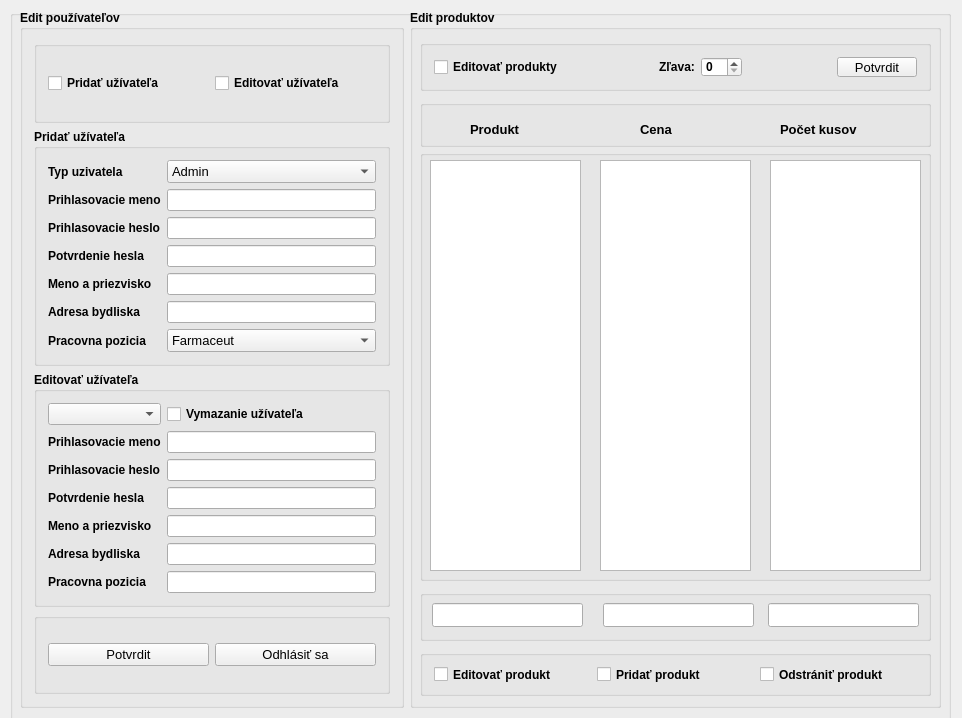
<?xml version="1.0" encoding="UTF-8"?>
<ui version="4.0">
 <class>Admin</class>
 <widget class="QWidget" name="Admin">
  <property name="geometry">
   <rect>
    <x>0</x>
    <y>0</y>
    <width>962</width>
    <height>718</height>
   </rect>
  </property>
  <property name="minimumSize">
   <size>
    <width>962</width>
    <height>718</height>
   </size>
  </property>
  <property name="maximumSize">
   <size>
    <width>962</width>
    <height>718</height>
   </size>
  </property>
  <property name="windowTitle">
   <string>Admin</string>
  </property>
  <widget class="QGroupBox" name="groupBox">
   <property name="geometry">
    <rect>
     <x>10</x>
     <y>10</y>
     <width>941</width>
     <height>722</height>
    </rect>
   </property>
   <property name="font">
    <font>
     <pointsize>9</pointsize>
     <weight>75</weight>
     <bold>true</bold>
    </font>
   </property>
   <property name="title">
    <string/>
   </property>
   <widget class="QGroupBox" name="groupBoxEditProduktov">
    <property name="geometry">
     <rect>
      <x>400</x>
      <y>0</y>
      <width>531</width>
      <height>698</height>
     </rect>
    </property>
    <property name="title">
     <string>Edit produktov</string>
    </property>
    <widget class="QGroupBox" name="groupBox_5">
     <property name="geometry">
      <rect>
       <x>10</x>
       <y>140</y>
       <width>511</width>
       <height>431</height>
      </rect>
     </property>
     <property name="title">
      <string/>
     </property>
     <widget class="QListWidget" name="listLieky">
      <property name="geometry">
       <rect>
        <x>10</x>
        <y>10</y>
        <width>151</width>
        <height>411</height>
       </rect>
      </property>
      <property name="font">
       <font>
        <pointsize>10</pointsize>
        <weight>75</weight>
        <bold>true</bold>
       </font>
      </property>
     </widget>
     <widget class="QListWidget" name="listCena">
      <property name="geometry">
       <rect>
        <x>180</x>
        <y>10</y>
        <width>151</width>
        <height>411</height>
       </rect>
      </property>
      <property name="font">
       <font>
        <pointsize>10</pointsize>
        <weight>75</weight>
        <bold>true</bold>
       </font>
      </property>
     </widget>
     <widget class="QListWidget" name="listKusy">
      <property name="geometry">
       <rect>
        <x>350</x>
        <y>10</y>
        <width>151</width>
        <height>411</height>
       </rect>
      </property>
      <property name="font">
       <font>
        <pointsize>10</pointsize>
        <weight>75</weight>
        <bold>true</bold>
       </font>
      </property>
     </widget>
    </widget>
    <widget class="QGroupBox" name="groupBox_6">
     <property name="geometry">
      <rect>
       <x>10</x>
       <y>640</y>
       <width>511</width>
       <height>46</height>
      </rect>
     </property>
     <property name="title">
      <string/>
     </property>
     <layout class="QHBoxLayout" name="horizontalLayout_4">
      <item>
       <widget class="QCheckBox" name="checkBoxEdit">
        <property name="text">
         <string>Editovať produkt</string>
        </property>
       </widget>
      </item>
      <item>
       <widget class="QCheckBox" name="checkBoxAdd">
        <property name="text">
         <string>Pridať produkt</string>
        </property>
       </widget>
      </item>
      <item>
       <widget class="QCheckBox" name="checkBoxDelete">
        <property name="text">
         <string>Odstrániť produkt</string>
        </property>
       </widget>
      </item>
     </layout>
    </widget>
    <widget class="QGroupBox" name="groupBox_7">
     <property name="geometry">
      <rect>
       <x>10</x>
       <y>580</y>
       <width>511</width>
       <height>51</height>
      </rect>
     </property>
     <property name="title">
      <string/>
     </property>
     <widget class="QLineEdit" name="lineLiek">
      <property name="geometry">
       <rect>
        <x>12</x>
        <y>13</y>
        <width>151</width>
        <height>24</height>
       </rect>
      </property>
      <property name="font">
       <font>
        <pointsize>9</pointsize>
        <weight>50</weight>
        <bold>false</bold>
       </font>
      </property>
     </widget>
     <widget class="QLineEdit" name="lineCena">
      <property name="geometry">
       <rect>
        <x>183</x>
        <y>13</y>
        <width>151</width>
        <height>24</height>
       </rect>
      </property>
      <property name="font">
       <font>
        <pointsize>9</pointsize>
        <weight>50</weight>
        <bold>false</bold>
       </font>
      </property>
     </widget>
     <widget class="QLineEdit" name="lineKusy">
      <property name="geometry">
       <rect>
        <x>348</x>
        <y>13</y>
        <width>151</width>
        <height>24</height>
       </rect>
      </property>
      <property name="font">
       <font>
        <pointsize>9</pointsize>
        <weight>50</weight>
        <bold>false</bold>
       </font>
      </property>
     </widget>
    </widget>
    <widget class="QGroupBox" name="groupBox_4">
     <property name="geometry">
      <rect>
       <x>10</x>
       <y>30</y>
       <width>511</width>
       <height>51</height>
      </rect>
     </property>
     <property name="title">
      <string/>
     </property>
     <layout class="QHBoxLayout" name="horizontalLayout_3">
      <item>
       <widget class="QCheckBox" name="checkEdit_2">
        <property name="text">
         <string>Editovať produkty</string>
        </property>
       </widget>
      </item>
      <item>
       <spacer name="horizontalSpacer_2">
        <property name="orientation">
         <enum>Qt::Horizontal</enum>
        </property>
        <property name="sizeHint" stdset="0">
         <size>
          <width>48</width>
          <height>20</height>
         </size>
        </property>
       </spacer>
      </item>
      <item>
       <widget class="QLabel" name="label_2">
        <property name="font">
         <font>
          <pointsize>9</pointsize>
          <weight>75</weight>
          <bold>true</bold>
         </font>
        </property>
        <property name="text">
         <string>Zľava:</string>
        </property>
       </widget>
      </item>
      <item>
       <widget class="QSpinBox" name="spinBoxZlava">
        <property name="font">
         <font>
          <pointsize>9</pointsize>
          <weight>75</weight>
          <bold>true</bold>
         </font>
        </property>
       </widget>
      </item>
      <item>
       <spacer name="horizontalSpacer">
        <property name="orientation">
         <enum>Qt::Horizontal</enum>
        </property>
        <property name="sizeHint" stdset="0">
         <size>
          <width>48</width>
          <height>20</height>
         </size>
        </property>
       </spacer>
      </item>
      <item>
       <widget class="QPushButton" name="pushPotvrdit_2">
        <property name="font">
         <font>
          <pointsize>10</pointsize>
          <weight>50</weight>
          <bold>false</bold>
         </font>
        </property>
        <property name="text">
         <string>Potvrdit</string>
        </property>
       </widget>
      </item>
     </layout>
    </widget>
    <widget class="QGroupBox" name="groupBox_10">
     <property name="geometry">
      <rect>
       <x>10</x>
       <y>90</y>
       <width>511</width>
       <height>47</height>
      </rect>
     </property>
     <property name="title">
      <string/>
     </property>
     <widget class="QLabel" name="label_15">
      <property name="geometry">
       <rect>
        <x>50</x>
        <y>20</y>
        <width>71</width>
        <height>18</height>
       </rect>
      </property>
      <property name="font">
       <font>
        <pointsize>10</pointsize>
        <weight>75</weight>
        <bold>true</bold>
       </font>
      </property>
      <property name="text">
       <string>Produkt</string>
      </property>
     </widget>
     <widget class="QLabel" name="label_16">
      <property name="geometry">
       <rect>
        <x>220</x>
        <y>20</y>
        <width>51</width>
        <height>18</height>
       </rect>
      </property>
      <property name="font">
       <font>
        <pointsize>10</pointsize>
        <weight>75</weight>
        <bold>true</bold>
       </font>
      </property>
      <property name="text">
       <string>Cena</string>
      </property>
     </widget>
     <widget class="QLabel" name="label_17">
      <property name="geometry">
       <rect>
        <x>360</x>
        <y>20</y>
        <width>111</width>
        <height>18</height>
       </rect>
      </property>
      <property name="font">
       <font>
        <pointsize>10</pointsize>
        <weight>75</weight>
        <bold>true</bold>
       </font>
      </property>
      <property name="text">
       <string>Počet kusov</string>
      </property>
     </widget>
    </widget>
   </widget>
   <widget class="QGroupBox" name="groupBoxEditUsers">
    <property name="geometry">
     <rect>
      <x>10</x>
      <y>0</y>
      <width>384</width>
      <height>698</height>
     </rect>
    </property>
    <property name="title">
     <string>Edit používateľov</string>
    </property>
    <layout class="QGridLayout" name="gridLayout_3">
     <item row="0" column="0">
      <widget class="QGroupBox" name="groupBox_3">
       <property name="title">
        <string/>
       </property>
       <layout class="QHBoxLayout" name="horizontalLayout_2">
        <item>
         <widget class="QCheckBox" name="checkAdd">
          <property name="text">
           <string>Pridať užívateľa</string>
          </property>
         </widget>
        </item>
        <item>
         <widget class="QCheckBox" name="checkEdit">
          <property name="text">
           <string>Editovať užívateľa</string>
          </property>
         </widget>
        </item>
       </layout>
      </widget>
     </item>
     <item row="1" column="0">
      <widget class="QGroupBox" name="groupBoxAdd">
       <property name="font">
        <font>
         <pointsize>9</pointsize>
         <weight>75</weight>
         <bold>true</bold>
        </font>
       </property>
       <property name="title">
        <string>Pridať užívateľa</string>
       </property>
       <layout class="QGridLayout" name="gridLayout">
        <item row="4" column="0">
         <widget class="QLabel" name="label_6">
          <property name="font">
           <font>
            <pointsize>9</pointsize>
            <weight>75</weight>
            <bold>true</bold>
           </font>
          </property>
          <property name="text">
           <string>Meno a priezvisko</string>
          </property>
         </widget>
        </item>
        <item row="1" column="0">
         <widget class="QLabel" name="label_3">
          <property name="font">
           <font>
            <pointsize>9</pointsize>
            <weight>75</weight>
            <bold>true</bold>
           </font>
          </property>
          <property name="text">
           <string>Prihlasovacie meno</string>
          </property>
         </widget>
        </item>
        <item row="2" column="1">
         <widget class="QLineEdit" name="linePassword">
          <property name="font">
           <font>
            <pointsize>9</pointsize>
            <weight>50</weight>
            <bold>false</bold>
           </font>
          </property>
          <property name="echoMode">
           <enum>QLineEdit::Password</enum>
          </property>
         </widget>
        </item>
        <item row="3" column="0">
         <widget class="QLabel" name="label_5">
          <property name="font">
           <font>
            <pointsize>9</pointsize>
            <weight>75</weight>
            <bold>true</bold>
           </font>
          </property>
          <property name="text">
           <string>Potvrdenie hesla</string>
          </property>
         </widget>
        </item>
        <item row="3" column="1">
         <widget class="QLineEdit" name="lineRePassword">
          <property name="font">
           <font>
            <pointsize>9</pointsize>
            <weight>50</weight>
            <bold>false</bold>
           </font>
          </property>
          <property name="echoMode">
           <enum>QLineEdit::Password</enum>
          </property>
         </widget>
        </item>
        <item row="1" column="1">
         <widget class="QLineEdit" name="lineUsername">
          <property name="font">
           <font>
            <pointsize>9</pointsize>
            <weight>50</weight>
            <bold>false</bold>
           </font>
          </property>
         </widget>
        </item>
        <item row="0" column="1">
         <widget class="QComboBox" name="comboTyp">
          <property name="font">
           <font>
            <pointsize>10</pointsize>
            <weight>50</weight>
            <bold>false</bold>
           </font>
          </property>
          <item>
           <property name="text">
            <string>Admin</string>
           </property>
          </item>
          <item>
           <property name="text">
            <string>Zamestnanec</string>
           </property>
          </item>
          <item>
           <property name="text">
            <string>Zakaznik</string>
           </property>
          </item>
         </widget>
        </item>
        <item row="2" column="0">
         <widget class="QLabel" name="label_4">
          <property name="font">
           <font>
            <pointsize>9</pointsize>
            <weight>75</weight>
            <bold>true</bold>
           </font>
          </property>
          <property name="text">
           <string>Prihlasovacie heslo</string>
          </property>
         </widget>
        </item>
        <item row="5" column="1">
         <widget class="QLineEdit" name="lineAdress">
          <property name="font">
           <font>
            <pointsize>9</pointsize>
            <weight>50</weight>
            <bold>false</bold>
           </font>
          </property>
         </widget>
        </item>
        <item row="6" column="0">
         <widget class="QLabel" name="label_8">
          <property name="font">
           <font>
            <pointsize>9</pointsize>
            <weight>75</weight>
            <bold>true</bold>
           </font>
          </property>
          <property name="text">
           <string>Pracovna pozicia</string>
          </property>
         </widget>
        </item>
        <item row="0" column="0">
         <widget class="QLabel" name="label">
          <property name="font">
           <font>
            <pointsize>9</pointsize>
            <weight>75</weight>
            <bold>true</bold>
           </font>
          </property>
          <property name="text">
           <string>Typ uzivatela</string>
          </property>
         </widget>
        </item>
        <item row="5" column="0">
         <widget class="QLabel" name="label_7">
          <property name="font">
           <font>
            <pointsize>9</pointsize>
            <weight>75</weight>
            <bold>true</bold>
           </font>
          </property>
          <property name="text">
           <string>Adresa bydliska</string>
          </property>
         </widget>
        </item>
        <item row="6" column="1">
         <widget class="QComboBox" name="comboStaff">
          <property name="font">
           <font>
            <pointsize>10</pointsize>
            <weight>50</weight>
            <bold>false</bold>
           </font>
          </property>
          <item>
           <property name="text">
            <string>Farmaceut</string>
           </property>
          </item>
          <item>
           <property name="text">
            <string>Laborant</string>
           </property>
          </item>
          <item>
           <property name="text">
            <string>Sanitar</string>
           </property>
          </item>
         </widget>
        </item>
        <item row="4" column="1">
         <widget class="QLineEdit" name="lineName">
          <property name="font">
           <font>
            <pointsize>9</pointsize>
            <weight>50</weight>
            <bold>false</bold>
           </font>
          </property>
         </widget>
        </item>
       </layout>
      </widget>
     </item>
     <item row="2" column="0">
      <widget class="QGroupBox" name="groupBoxEdit">
       <property name="font">
        <font>
         <pointsize>9</pointsize>
         <weight>75</weight>
         <bold>true</bold>
        </font>
       </property>
       <property name="title">
        <string>Editovať užívateľa</string>
       </property>
       <layout class="QGridLayout" name="gridLayout_2">
        <item row="0" column="0">
         <widget class="QComboBox" name="comboName">
          <property name="font">
           <font>
            <pointsize>9</pointsize>
            <weight>50</weight>
            <bold>false</bold>
           </font>
          </property>
         </widget>
        </item>
        <item row="0" column="1">
         <widget class="QCheckBox" name="checkDelete">
          <property name="text">
           <string>Vymazanie užívateľa</string>
          </property>
         </widget>
        </item>
        <item row="1" column="0">
         <widget class="QLabel" name="label_9">
          <property name="font">
           <font>
            <pointsize>9</pointsize>
            <weight>75</weight>
            <bold>true</bold>
           </font>
          </property>
          <property name="text">
           <string>Prihlasovacie meno</string>
          </property>
         </widget>
        </item>
        <item row="1" column="1">
         <widget class="QLineEdit" name="lineUsername_2">
          <property name="font">
           <font>
            <pointsize>9</pointsize>
            <weight>50</weight>
            <bold>false</bold>
           </font>
          </property>
         </widget>
        </item>
        <item row="2" column="0">
         <widget class="QLabel" name="label_10">
          <property name="font">
           <font>
            <pointsize>9</pointsize>
            <weight>75</weight>
            <bold>true</bold>
           </font>
          </property>
          <property name="text">
           <string>Prihlasovacie heslo</string>
          </property>
         </widget>
        </item>
        <item row="2" column="1">
         <widget class="QLineEdit" name="linePassword_2">
          <property name="font">
           <font>
            <pointsize>9</pointsize>
            <weight>50</weight>
            <bold>false</bold>
           </font>
          </property>
          <property name="echoMode">
           <enum>QLineEdit::Password</enum>
          </property>
         </widget>
        </item>
        <item row="3" column="0">
         <widget class="QLabel" name="label_11">
          <property name="font">
           <font>
            <pointsize>9</pointsize>
            <weight>75</weight>
            <bold>true</bold>
           </font>
          </property>
          <property name="text">
           <string>Potvrdenie hesla</string>
          </property>
         </widget>
        </item>
        <item row="3" column="1">
         <widget class="QLineEdit" name="lineRePassword_2">
          <property name="font">
           <font>
            <pointsize>9</pointsize>
            <weight>50</weight>
            <bold>false</bold>
           </font>
          </property>
          <property name="echoMode">
           <enum>QLineEdit::Password</enum>
          </property>
         </widget>
        </item>
        <item row="4" column="0">
         <widget class="QLabel" name="label_12">
          <property name="font">
           <font>
            <pointsize>9</pointsize>
            <weight>75</weight>
            <bold>true</bold>
           </font>
          </property>
          <property name="text">
           <string>Meno a priezvisko</string>
          </property>
         </widget>
        </item>
        <item row="4" column="1">
         <widget class="QLineEdit" name="lineName_2">
          <property name="font">
           <font>
            <pointsize>9</pointsize>
            <weight>50</weight>
            <bold>false</bold>
           </font>
          </property>
         </widget>
        </item>
        <item row="5" column="0">
         <widget class="QLabel" name="label_13">
          <property name="font">
           <font>
            <pointsize>9</pointsize>
            <weight>75</weight>
            <bold>true</bold>
           </font>
          </property>
          <property name="text">
           <string>Adresa bydliska</string>
          </property>
         </widget>
        </item>
        <item row="5" column="1">
         <widget class="QLineEdit" name="lineAdress_2">
          <property name="font">
           <font>
            <pointsize>9</pointsize>
            <weight>50</weight>
            <bold>false</bold>
           </font>
          </property>
         </widget>
        </item>
        <item row="6" column="0">
         <widget class="QLabel" name="label_14">
          <property name="font">
           <font>
            <pointsize>9</pointsize>
            <weight>75</weight>
            <bold>true</bold>
           </font>
          </property>
          <property name="text">
           <string>Pracovna pozicia</string>
          </property>
         </widget>
        </item>
        <item row="6" column="1">
         <widget class="QLineEdit" name="lineStaff_2">
          <property name="font">
           <font>
            <pointsize>9</pointsize>
            <weight>50</weight>
            <bold>false</bold>
           </font>
          </property>
         </widget>
        </item>
       </layout>
      </widget>
     </item>
     <item row="3" column="0">
      <widget class="QGroupBox" name="groupBox_2">
       <property name="title">
        <string/>
       </property>
       <layout class="QHBoxLayout" name="horizontalLayout">
        <item>
         <widget class="QPushButton" name="pushPotvrdit">
          <property name="font">
           <font>
            <pointsize>10</pointsize>
            <weight>50</weight>
            <bold>false</bold>
           </font>
          </property>
          <property name="text">
           <string>Potvrdit</string>
          </property>
         </widget>
        </item>
        <item>
         <widget class="QPushButton" name="pushOdhlasenie">
          <property name="font">
           <font>
            <pointsize>10</pointsize>
            <weight>50</weight>
            <bold>false</bold>
           </font>
          </property>
          <property name="text">
           <string>Odhlásiť sa</string>
          </property>
         </widget>
        </item>
       </layout>
      </widget>
     </item>
    </layout>
   </widget>
  </widget>
 </widget>
 <layoutdefault spacing="6" margin="11"/>
 <resources/>
 <connections/>
</ui>
